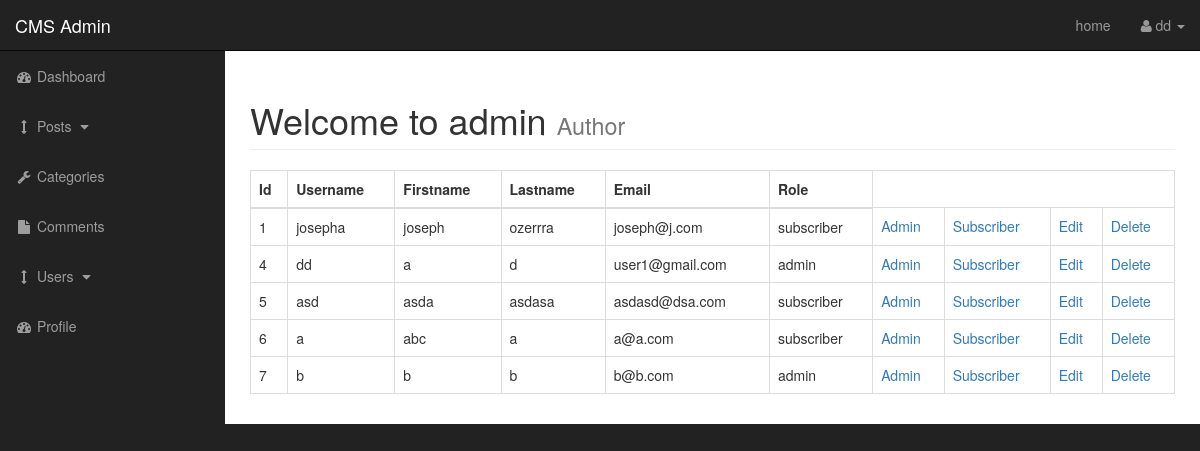
/admin/users.php (signed in), run on an earlier commit of the app's database.
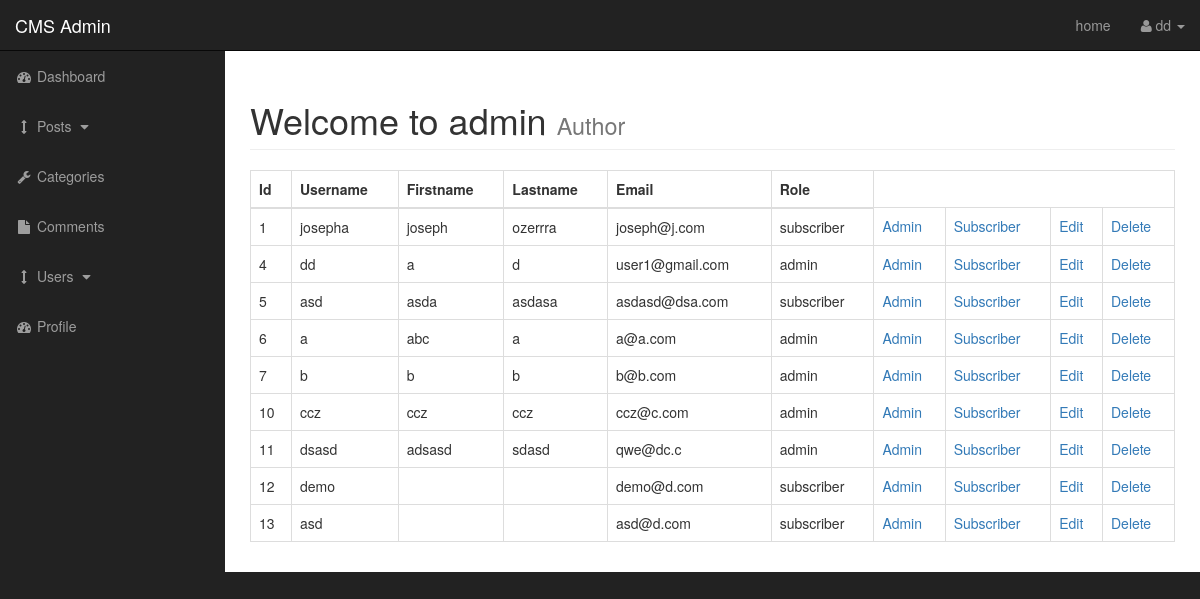
And on a later commit of the database.
### tables this page shows
CREATE TABLE `users` (
  `user_id` int(3) NOT NULL,
  `username` varchar(255) NOT NULL,
  `user_password` varchar(255) NOT NULL,
  `user_firstname` varchar(255) NOT NULL,
  `user_lastname` varchar(255) NOT NULL,
  `user_email` varchar(255) NOT NULL,
  `user_image` text NOT NULL,
  `user_role` varchar(255) NOT NULL,
  `randSalt` varchar(255) NOT NULL DEFAULT '$2y$10$iusesomecrazystring22'
);

### admin/includes/view_all_users.php (the view, shortened to what this page needs)
<table class="table table-bordered table-hover">
                            <thead>
                                <tr>
                                    <th>Id</th>
                                    <th>Username</th>
                                    <th>Firstname</th>
                                    <th>Lastname</th>
                                    <th>Email</th>
                                    <th>Role</th>
                                </tr>
                            </thead>
                            <tbody>
<?php
$query = "SELECT * FROM users ";
$select_users = mysqli_query($connection, $query);
                while($row = mysqli_fetch_assoc($select_users)) {
                    $user_id = $row['user_id'];
                    $username = $row['username'];
                    $user_firstname = $row['user_firstname'];
                    $user_lastname = $row['user_lastname'];
                    $user_email = $row['user_email'];
                    $user_role = $row['user_role'];
                    echo "<tr>";
                        echo "<td>$user_id</td>";
                        echo "<td>$username</td>";
                        echo "<td>$user_firstname</td>";
                        echo "<td>$user_lastname </td>";
                        echo "<td>$user_email </td>";
                        echo "<td>$user_role</td>";
                        echo "<td><a href ='users.php?change_to_admin={$user_id}'>Admin</a></td>";
                        echo "<td><a href ='users.php?change_to_sub={$user_id}'>Subscriber</a></td>";
                        echo "<td><a href ='users.php?source=edit_user&edit_user={$user_id}'>Edit</a></td>";
                        echo "<td><a href ='users.php?delete={$user_id}'>Delete</a></td>";
                         echo "</tr>";
                }
?>
                        </tbody>
                        </table>

### admin/includes/admin_navigation.php (shortened to what this page needs)
<nav class="navbar navbar-inverse navbar-fixed-top" role="navigation">
    <div class="navbar-header">
        <a class="navbar-brand" href="index.php">CMS Admin </a>
    </div>
    <ul class="nav navbar-right top-nav">
        <li><a href="../index.php">home</a></li>
        <li class="dropdown">
            <a href="#" class="dropdown-toggle" data-toggle="dropdown"><i class="fa fa-user"></i>
            <?php
            if(isset($_SESSION['username'])) {
                echo $_SESSION['username'];
            }
            ?>
            <b class="caret"></b></a>
        </li>
    </ul>
    <div class="collapse navbar-collapse navbar-ex1-collapse">
        <ul class="nav navbar-nav side-nav">
            <li>
                <a href="index.php"><i class="fa fa-fw fa-dashboard"></i> Dashboard</a>
            </li>
            <li>
                <a href="javascript:;" data-toggle="collapse" data-target="#posts_dropdown"><i class="fa fa-fw fa-arrows-v"></i> Posts <i class="fa fa-fw fa-caret-down"></i></a>
            </li>
            <li>
                <a href="categories.php"><i class="fa fa-fw fa-wrench"></i> Categories  </a>
            </li>
            <li class="">
                <a href="comments.php"><i class="fa fa-fw fa-file"></i> Comments </a>
            </li>
            <li>
                <a href="javascript:;" data-toggle="collapse" data-target="#demo"><i class="fa fa-fw fa-arrows-v"></i> Users <i class="fa fa-fw fa-caret-down"></i></a>
                <li>
                <a href="profile.php"><i class="fa fa-fw fa-dashboard"></i> Profile</a>
            </li>
            </li>
        </ul>
    </div>
</nav>

What changed in the data, as far as the page shows it:
changed users "abc": user_role "subscriber" → "admin"
added users: user_id "10", username "ccz", user_firstname "ccz", user_lastname "ccz", user_email "ccz@c.com", user_role "admin"
added users: user_id "11", username "dsasd", user_firstname "adsasd", user_lastname "sdasd", user_email "qwe@dc.c", user_role "admin"
added users: user_id "12", username "demo", user_email "demo@d.com", user_role "subscriber"
added users: user_id "13", username "asd", user_email "asd@d.com", user_role "subscriber"
